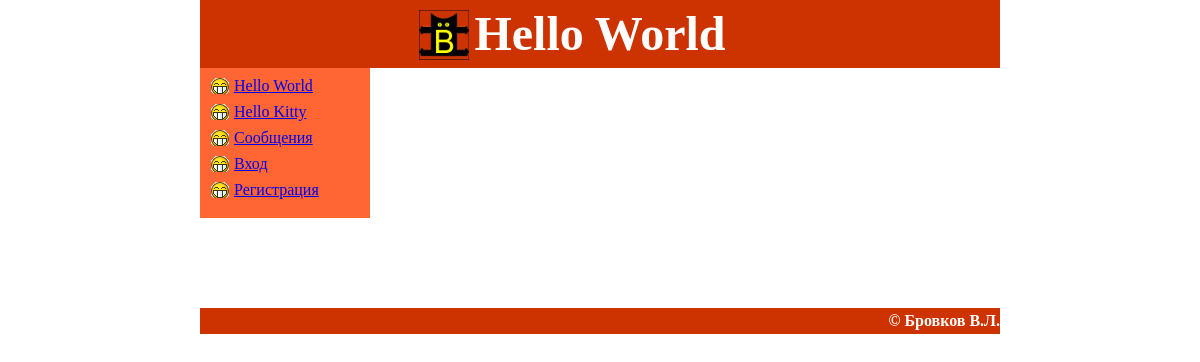
The page /show.php on the database as committed earlier.
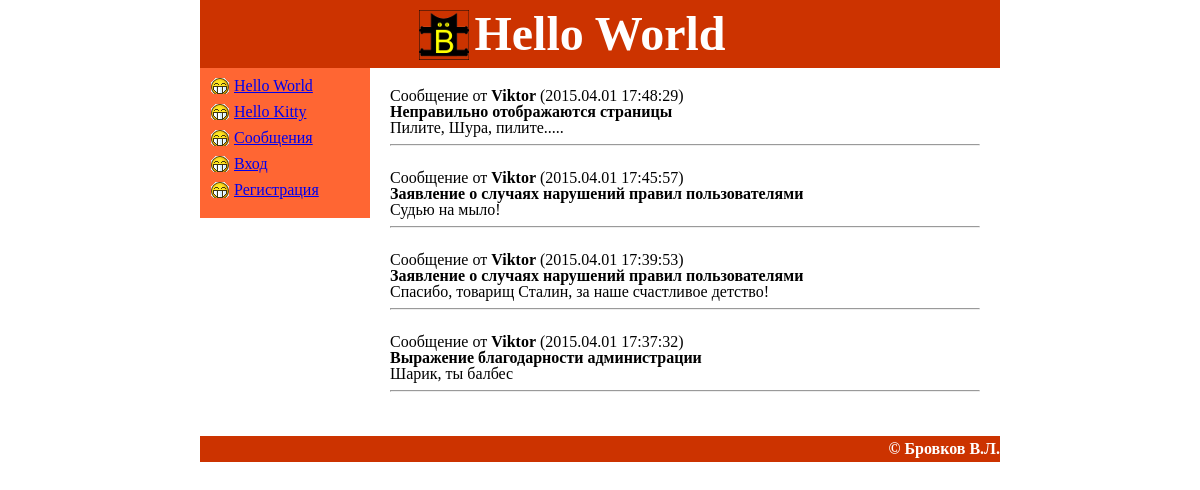
The same page on the database as committed later.
### tables this page shows
CREATE TABLE IF NOT EXISTS `messages` (
  `id` int(11) NOT NULL AUTO_INCREMENT,
  `user_id` int(11) NOT NULL,
  `theme` text NOT NULL,
  `message` text NOT NULL,
  `times` text NOT NULL,
  PRIMARY KEY (`id`)
);

CREATE TABLE IF NOT EXISTS `users` (
  `id` int(11) NOT NULL AUTO_INCREMENT,
  `name` text NOT NULL,
  `login` text NOT NULL,
  `pass` text NOT NULL,
  `email` text NOT NULL,
  `file` text NOT NULL,
  KEY `id` (`id`)
);

### show_message.php (the view, shortened to what this page needs)
<?php
include ("dbaccess.php");
if ($stmt = $mysqli->prepare("SELECT messages.user_id,messages.theme,messages.message,messages.times,users.name FROM messages JOIN users ON messages.user_id=users.id ORDER BY messages.times DESC"))
{
    $stmt->execute();
    $stmt->store_result();
    $stmt->bind_result($uid,$theme,$message,$times,$name);
    while ($stmt->fetch())
    {
        echo "Сообщение от <b>".$name."</b> (".$times.")<br><b>".$theme."</b><br>";
        echo $message;
        echo "<br><hr><br>";
    }
}

Rows that differ between the two databases and show on the page:
added messages: user.name "Viktor", times "2015.04.01 17:48:29", theme "Неправильно отображаются страницы", message "Пилите, Шура, пилите....."
added messages: user.name "Viktor", times "2015.04.01 17:45:57", theme "Заявление о случаях нарушений правил пользователями", message "Судью на мыло!"
added messages: user.name "Viktor", times "2015.04.01 17:39:53", theme "Заявление о случаях нарушений правил пользователями", message "Спасибо, товарищ Сталин, за наше счастливое детство!"
added messages: user.name "Viktor", times "2015.04.01 17:37:32", theme "Выражение благодарности администрации", message "Шарик, ты балбес"
